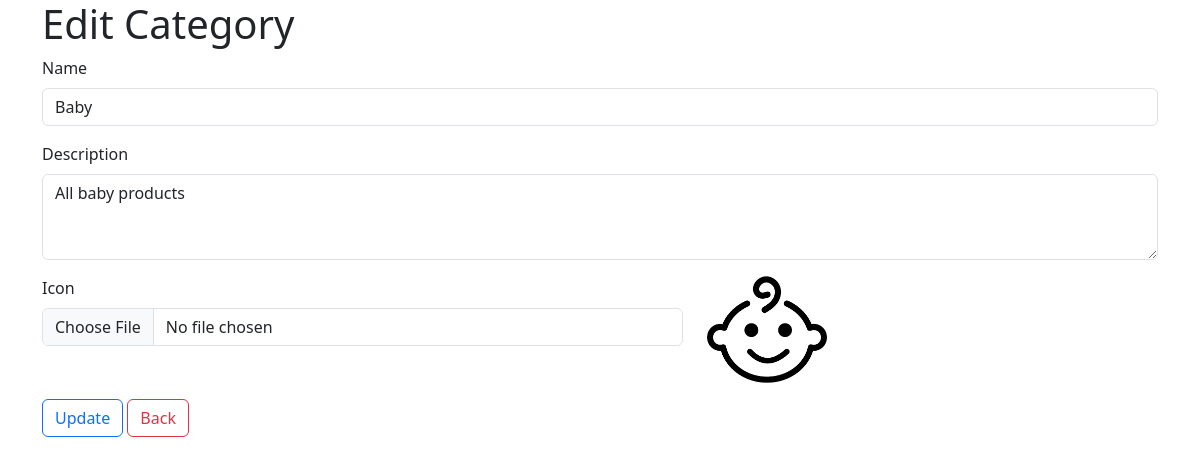
Screenshot of /categories-edit.php?id=4 with the database file from the repository.
### tables this page shows
CREATE TABLE `categories` (
  `id` int(11) NOT NULL,
  `name` varchar(60) NOT NULL,
  `description` varchar(512) NOT NULL,
  `icon` varchar(60) NOT NULL,
  `created_at` timestamp NOT NULL DEFAULT current_timestamp()
);

### categories-edit.php (the view, shortened to what this page needs)
<?php
require "db/connect.php";
if(isset($_GET['id'])){
    $id = $_GET['id'];
    $q = "select * from categories where id ={$id} limit 1";
    $r = $connect->query($q);
    if($r->num_rows){
    $row = $r->fetch_assoc();
    }
    else{exit;}
}
else exit;
?>
<!DOCTYPE html>
<html lang="en">
<head>
    <link rel="stylesheet" href="https://cdn.jsdelivr.net/npm/bootstrap@5.3.0-alpha1/dist/css/bootstrap.min.css">
    <link rel="stylesheet" href="assets/css/style.css">
    <link rel="stylesheet" href="https://cdn.jsdelivr.net/npm/bootstrap-icons@1.10.3/font/bootstrap-icons.css">
</head>
<body>
    <div class="container">
        <h1>Edit Category</h1>
    <div id="formContainer">
            <form action="" method="post" enctype="multipart/form-data">
                <div class="mb-3">
                    <label for="catname" class="form-label">Name</label>
                    <input type="text" class="form-control" id="catname" name="catname" placeholder="category name" required value="<?= $row['name']?>">
                </div>
                <div class="mb-3">
                    <label for="catdesc" class="form-label">Description</label>
                    <textarea class="form-control" id="catdesc" name="catdesc" rows="3" required><?= $row['description']?></textarea>
                </div>
                <div class="mb-3">
                    <div class="row">
                        <div class="col-7">
                        <label for="caticon" class="form-label">Icon</label>
                    <input class="form-control" type="file" name="caticon" id="caticon">
                        </div>
                        <div class="col-5">
                            <img class="iconimage" src="assets/images/caticon/<?= $row['icon']?>" alt="">
                        </div>
                    </div>
                </div>
                <input class="btn btn-outline-primary" type="submit" value="Update" name="updateBtn">
                <input class="btn btn-outline-danger" type="button" value="Back" name="back">
            </form>
        </div>
    </div>
</body>
</html>

### assets/css/style.css (style rules this page uses)
img { width: 100%; height: 100%; }
.iconimage { width: 120px !important; }

### rows the page displays
categories: catname "Baby", catdesc "All baby products", icon (picture)
